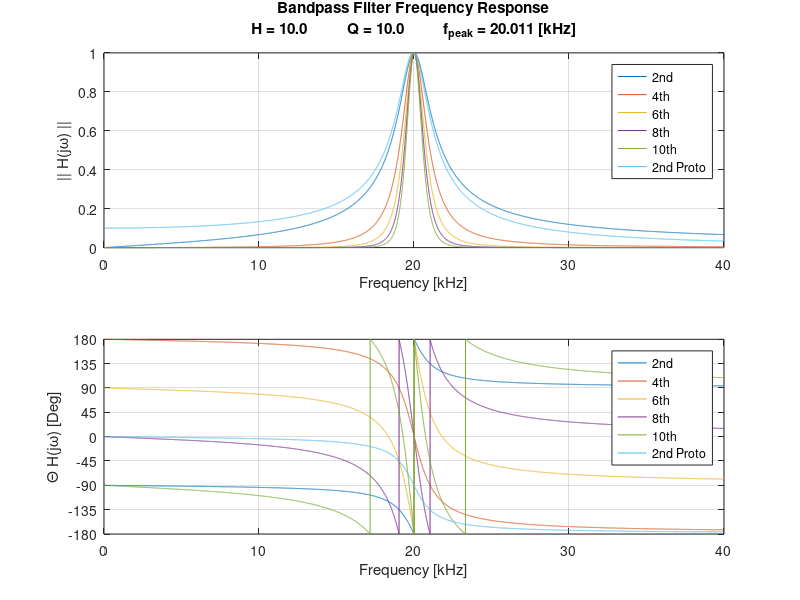

Here is the MATLAB script that generated this plot:
% Author: Joshua Simmons
%
% Date: October 22, 2015
%
% Desciption: Selects the R and C values for a Multiple Feedback BPF.

clear all;
close all;
clc;

%%%%%%%%%%%%%%%%%%%%%%%%%%%%%%%%%%%%%%%%%%%%%%%%%
%%%%%%%%%%%%%%%%%% USER INPUT %%%%%%%%%%%%%%%%%%%
%%%%%%%%%%%%%%%%%%%%%%%%%%%%%%%%%%%%%%%%%%%%%%%%%

fMid = 20E+3;% Mid frequency

% THE CIRCUIT GAIN IS THE PRODUCT OF H AND Q
H = 10;% Gain at mid freq
Q = 10;% Quality factor

% Select the value of C3 to give you the desired freq response.
C3 = 7.95E-6;

%%%%%%%%%%%%%%%%%%%%%%%%%%%%%%%%%%%%%%%%%%%%%%%%%
%%%%%%%%% CALCULATING COMPONENT VALUES %%%%%%%%%%
%%%%%%%%%%%%%%%%%%%%%%%%%%%%%%%%%%%%%%%%%%%%%%%%%

omega = 2*pi*fMid;

zeta = 1/(2*Q);    % Damping ratio
alpha = omega*zeta;% Normalized dampling ratio

k = omega*C3;
C4 = C3;
R1 = 1/(H*k);
R2 = 1/((2*Q-H))*k;
R5 = 2*Q/k;

%%%%%%%%%%%%%%%%%%%%%%%%%%%%%%%%%%%%%%%%%%%%%%%%%
%%%%%%%%%%%%%%% TRANSFER FUNCTIONS %%%%%%%%%%%%%%
%%%%%%%%%%%%%%%%%%%%%%%%%%%%%%%%%%%%%%%%%%%%%%%%%

f = linspace(1,2*fMid,1E+4);
s = 1i*2*pi*f;

% Multiple Feedback BPF Transfer Function
H_MFB_BPF2 = -s.*(1/(R1*C4)) ./ ...
    (s.^2+s.*(C3+C4)/(C3*C4*R5)+(1/(R5*C3*C4))*(1/R1+1/R2));

% Equivalent MFB BBF Transfer Function
%H_MFB_BPF2 = -H*omega*s ./ (s.^2+2*zeta*omega.*s+omega^2);

% Normalized Prototypical 2nd Order BPF Transfer Function
H_PRO_BPF2 = (1/Q) * (omega^2) ./ (s.^2+2*zeta*omega.*s+omega^2);

% Optionally normalizing the transfer function
H_MFB_BPF2 = H_MFB_BPF2/(H*Q);

% Determing the peak value of the pass band
[~, KfPeak] = max(abs(H_MFB_BPF2));
fPeak = f(KfPeak);

%%%%%%%%%%%%%%%%%%%%%%%%%%%%%%%%%%%%%%%%%%%%%%%%%
%%%%%%%%%%% PLOTTING TRANSFER FUNCTION %%%%%%%%%%
%%%%%%%%%%%%%%%%%%%%%%%%%%%%%%%%%%%%%%%%%%%%%%%%%

% Plotting
figure(1);
    subplot(2,1,1);
        plot(0.001*f,abs(H_MFB_BPF2));% 2nd Order
        hold on;
        plot(0.001*f,abs(H_MFB_BPF2.^2));%  4th Order
        plot(0.001*f,abs(H_MFB_BPF2.^3));%  6th Order
        plot(0.001*f,abs(H_MFB_BPF2.^4));%  8th Order
        plot(0.001*f,abs(H_MFB_BPF2.^5));% 10th Order
        plot(0.001*f,abs(H_PRO_BPF2));   %  2nd Order Proto
        grid on;
        ylim([0,1]);
        xlabel('Frequency [kHz]');
        ylabel('|| H(j\omega) ||');
        legend({'2nd','4th','6th','8th','10th','2nd Proto'});
        titleString = sprintf('Bandpass Filter Frequency Response\nH = %3.1f\t\t\tQ = %3.1f\t\t\tf_{peak} = %3.3f [kHz]', H,Q,0.001*fPeak);
        title(titleString);
        hold off;
	subplot(2,1,2);
        plot(0.001*f,(180/pi)*angle(H_MFB_BPF2));% 2nd Order
        hold on;
        plot(0.001*f,(180/pi)*angle(H_MFB_BPF2.^2));%  4th Order
        plot(0.001*f,(180/pi)*angle(H_MFB_BPF2.^3));%  6th Order
        plot(0.001*f,(180/pi)*angle(H_MFB_BPF2.^4));%  7th Order
        plot(0.001*f,(180/pi)*angle(H_MFB_BPF2.^5));% 10th Order
        plot(0.001*f,(180/pi)*angle(H_PRO_BPF2));%  2nd Order Proto
        grid on;
        ylim([-180,180]);
        set(gca,'YTick',[-180,-135,-90,-45,0,45,90,135,180])
        set(gca,'YTickLabel',[-180,-135,-90,-45,0,45,90,135,180]);
        xlabel('Frequency [kHz]');
        ylabel('\Theta H(j\omega) [Deg]');
        legend({'2nd','4th','6th','8th','10th','2nd Proto'});
        hold off;
        